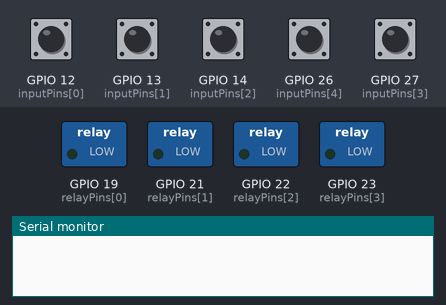
A sketch run on a simulated ESP32. Shown: switched loads named in the sketch (green lamp = pin HIGH), the last lines printed to the serial monitor. Dashed ring = blinking. The inputs (shaded band) are chosen by the test bench; at power-on: GPIO 12 (inputPins[0]), GPIO 13 (inputPins[1]), GPIO 14 (inputPins[2]), GPIO 26 (inputPins[4]), GPIO 27 (inputPins[3]) HIGH.

Above: at 1.2 s.
1.3 s: GPIO 12 (inputPins[0]) pulled LOW for 1 s
At 1.55 s:
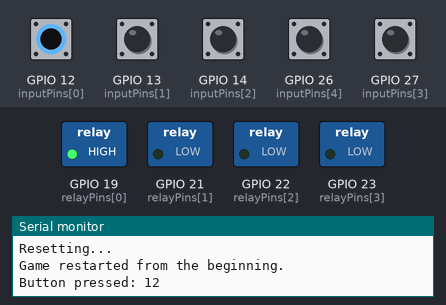
Timing chart, 0 to 4.3 s (numbered marks = the images above; inputs shaded):
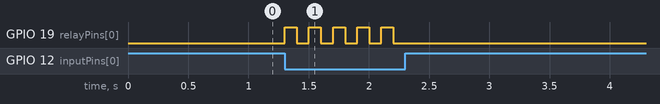

Measured:
- after the input at 1.3 s, GPIO 19 (relayPins[0]): alternates HIGH for 0.10 s and LOW for 0.10 s, 10 changes in all, then stays LOW, starting at once

The sketch:

wifi-scan.ino
```cpp
#include <Arduino.h>

const int inputPins[] = {12, 13, 14, 27, 26};
const int relayPins[] = {19, 21, 22, 23};
const int sequence[] = {12, 13, 14, 27};
const int sequenceLength = 4;

bool ledsActive[] = {false, false, false, false};

int sequenceIndex = 0;
bool ledsOn = false;
int lastButtonPressed = -1;

void setup() {
  for (int i = 0; i < 4; i++) {
    pinMode(inputPins[i], INPUT_PULLUP);
    pinMode(relayPins[i], OUTPUT);
    digitalWrite(relayPins[i], LOW);
  }
  pinMode(inputPins[4], INPUT_PULLUP);
  Serial.begin(115200);
}

void loop() {
  if (digitalRead(inputPins[4]) == LOW) {
    resetGame();
  } else {
    checkSequence();
    if (sequenceIndex == sequenceLength && !ledsOn) {
      activateAllRelays();
      ledsOn = true;
    }
  }
  delay(100);
}

void checkSequence() {
  if (sequenceIndex < 0 || sequenceIndex >= sequenceLength) {
    return;
  }

  int buttonPressed = findPressedButton();

  if (buttonPressed != -1 && buttonPressed == sequence[sequenceIndex]) {
    handleCorrectButtonPress(buttonPressed);
  } else if (buttonPressed != -1) {
    resetGame();
  }
}

int findPressedButton() {
  for (int i = 0; i < 5; i++) {
    if (digitalRead(inputPins[i]) == LOW) {
      return inputPins[i];
    }
  }
  return -1;
}

void handleCorrectButtonPress(int buttonPressed) {
  Serial.println("Button pressed: " + String(buttonPressed));
  lastButtonPressed = buttonPressed;
  ledsActive[sequenceIndex] = true;
  digitalWrite(relayPins[sequenceIndex], HIGH);
  sequenceIndex++;

  if (sequenceIndex == sequenceLength) {
    Serial.println("Correct sequence matched!");
  }
}

void resetGame() {
  Serial.println("Resetting...");
  sequenceIndex = 0;
  lastButtonPressed = -1;
  for (int i = 0; i < 4; i++) {
    ledsActive[i] = false;
    digitalWrite(relayPins[i], LOW);
  }
  ledsOn = false;
  Serial.println("Game restarted from the beginning.");
}

void activateAllRelays() {
  for (int i = 0; i < 4; i++) {
    digitalWrite(relayPins[i], HIGH);
  }
  delay(1000);
  resetGame();
}
```
